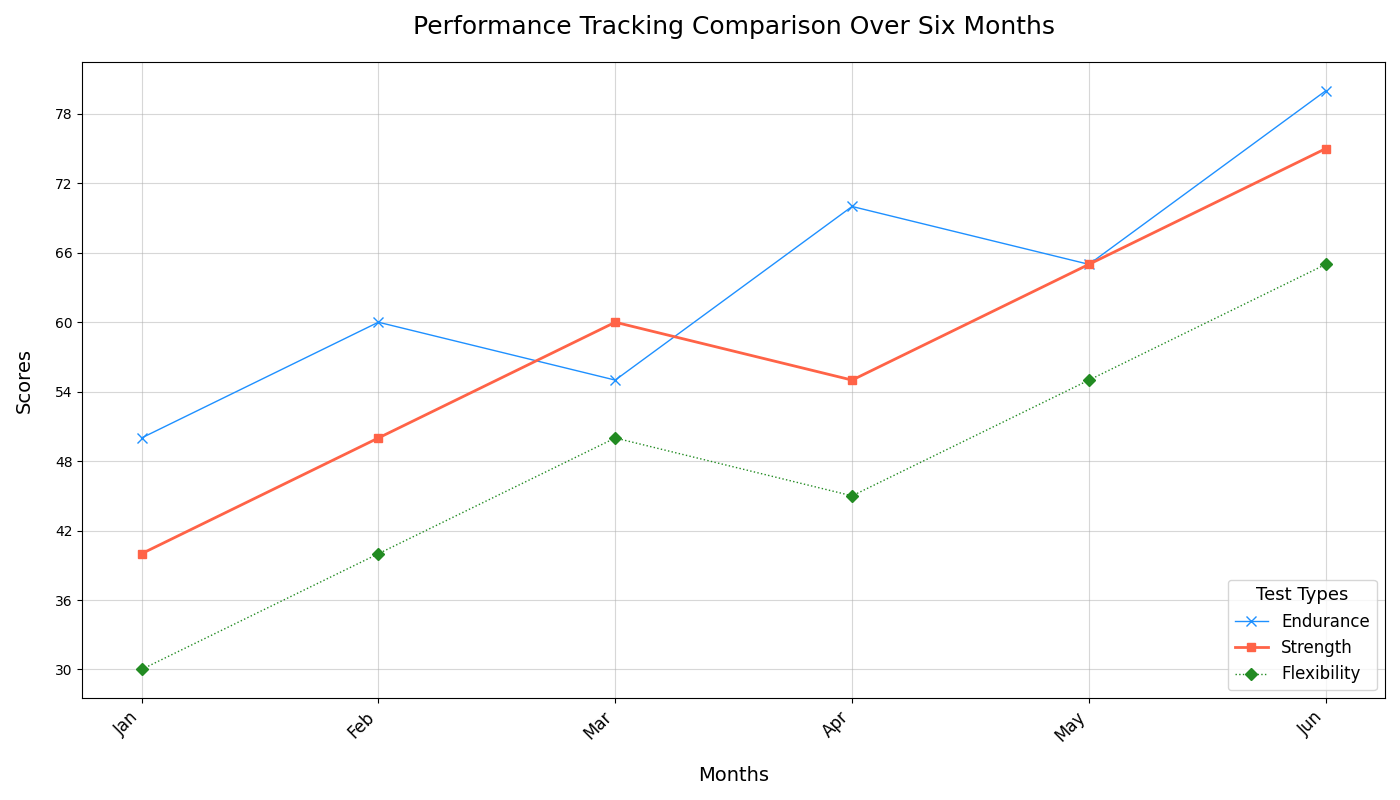

Python code for this plot:
import matplotlib.pyplot as plt
import numpy as np

athletes = ['Alice', 'Bob', 'Charlie', 'Diana', 'Edward']
tests = ['Endurance', 'Strength', 'Flexibility']

endurance_scores = [50, 60, 55, 70, 65, 80]
strength_scores = [40, 50, 60, 55, 65, 75]
flexibility_scores = [30, 40, 50, 45, 55, 65]

months = np.array(['Jan', 'Feb', 'Mar', 'Apr', 'May', 'Jun'])
x = np.arange(len(months))

fig, ax1 = plt.subplots(figsize=(14, 8))

# Plot endurance scores with adjusted marker type
ax1.plot(months, endurance_scores, marker='x', markersize=7, linewidth=1, 
         linestyle='-', color='dodgerblue', label='Endurance')

# Plot strength scores with adjusted line style
ax1.plot(months, strength_scores, marker='s', markersize=6, linewidth=2, 
         linestyle='-', color='tomato', label='Strength')

# Plot flexibility scores with adjusted linewidth
ax1.plot(months, flexibility_scores, marker='D', markersize=6, linewidth=1, 
         linestyle=':', color='forestgreen', label='Flexibility')

# Titles and labels
ax1.set_title("Performance Tracking Comparison Over Six Months", fontsize=18, fontweight='normal', pad=20)
ax1.set_xlabel("Months", fontsize=14, labelpad=15)
ax1.set_ylabel("Scores", fontsize=14, labelpad=15)

# Adjusted legend location and visibility
ax1.legend(title="Test Types", title_fontsize='13', fontsize='12', loc='lower right')

# Adjusted grid style
ax1.grid(True, linestyle='-', linewidth=0.8, alpha=0.5)

# Removed annotations for a cleaner look

# Enhanced ticks configuration
ax1.xaxis.set_ticks(np.arange(len(months)))
ax1.xaxis.set_ticklabels(months, rotation=45, ha='right', fontsize=12)
ax1.yaxis.set_major_locator(plt.MaxNLocator(integer=True))

plt.tight_layout()
plt.show()
